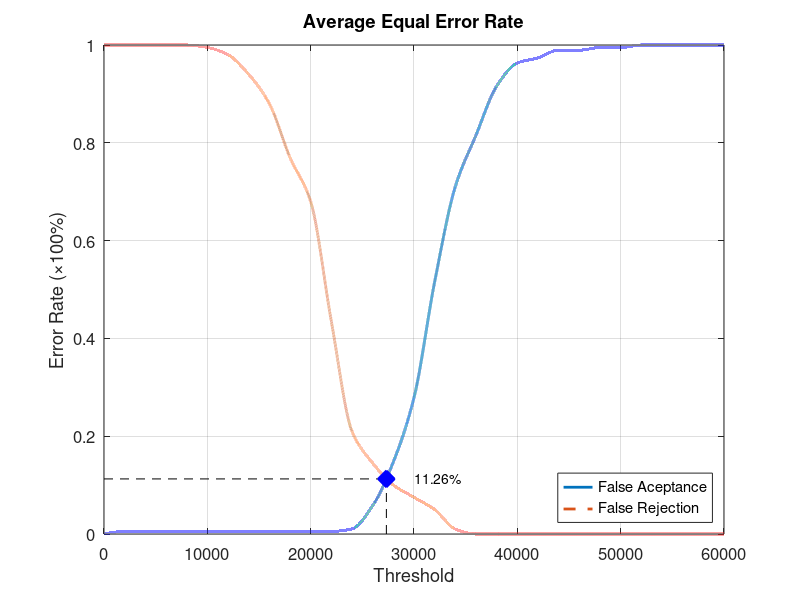
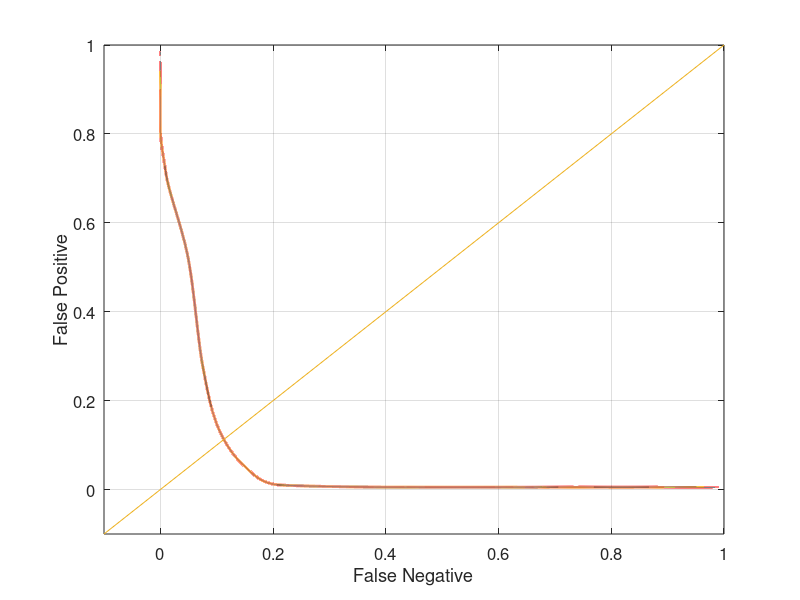

Reproduce these figures in MATLAB, in order.
function yEER = Database5_2
close all;
clear;
clc;
x = 0:2000:60000;
xq = 0:0.5:60000;

y0 = [0 0.00526316 0.00526316 0.00526316 0.00526316 0.00526316 0.00526316 0.00526316 0.00526316 0.00526316 0.00526316 0.00526316 0.0105263 0.0578947 0.147368 0.278947 0.515789 0.710526 0.815789 0.915789 0.963158 0.973684 0.989474 0.989474 0.994737 0.994737 1 1 1 1 1];
yy0 = interp1(x, y0, xq, 'pchip');
y1 = [1 1 1 1 1 0.995 0.98 0.94 0.88 0.77 0.68 0.435 0.21 0.145 0.1 0.075 0.05 0.01 0 0 0 0 0 0 0 0 0 0 0 0 0];
yy1 = interp1(x, y1, xq, 'pchip');

% Calculating EER: 
y2 = abs(y0 - y1);
find(y2 == min(y2))
yy2 = abs(yy0 - yy1);
xEER = find(yy2 == min(yy2));
xEERIndex = xq(xEER) % X-axis EER
yEER = yy0(xEER) % Y-axis EER

main = figure
plot(xq, yy0,'-','LineWidth', 2);	hold on
plot(xq, yy1,'--','LineWidth', 2);	hold on
plot([xEERIndex xEERIndex], [0 yEER], 'k--');	hold on
plot([0 xEERIndex], [yEER yEER], 'k--');	hold on
plot(xEERIndex, yEER, 'bx', 'LineWidth', 10);	hold on
text(xEERIndex + 10 * xEERIndex / 100, yEER, [num2str(round((10000 * yEER)) / 100) '%'])
legend('False Aceptance', 'False Rejection', 'Location', 'SouthEast')
xlabel('Threshold')
ylabel('Error Rate (\times100%)')
title('Average Equal Error Rate')
set(gca, 'FontSize', 12)
axis([0 60000 0 1])
grid on

print(main, 'Database5_2Main', '-dpng');
FNRxFPR = figure('Color', [1 1 1]);
plot(yy1, yy0, '-', yy1, yy0, 'LineWidth', 2);
hold on
y = -0.1:0.1:1
plot(y, y); 
set(gca, 'FontSize', 12)
xlabel('False Negative')
ylabel('False Positive')
axis([-0.1 1 -0.1 1])
set(gca, 'FontSize', 12)
grid on

print(FNRxFPR, 'Database5_2FNRxFPR','-dpng');
end
